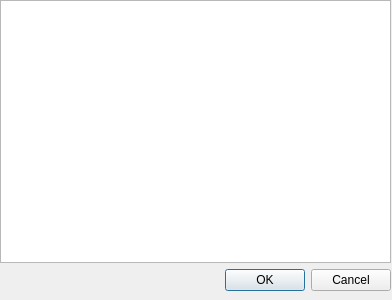
<?xml version="1.0" encoding="UTF-8"?>
<ui version="4.0">
 <class>PrereqGroupSelector</class>
 <widget class="QDialog" name="PrereqGroupSelector">
  <property name="geometry">
   <rect>
    <x>0</x>
    <y>0</y>
    <width>392</width>
    <height>300</height>
   </rect>
  </property>
  <property name="windowTitle">
   <string>选择前置国策组</string>
  </property>
  <widget class="QWidget" name="verticalLayoutWidget">
   <property name="geometry">
    <rect>
     <x>0</x>
     <y>0</y>
     <width>391</width>
     <height>291</height>
    </rect>
   </property>
   <layout class="QVBoxLayout" name="verticalLayout">
    <item>
     <widget class="QListWidget" name="listWidget"/>
    </item>
    <item>
     <widget class="QDialogButtonBox" name="buttonBox">
      <property name="standardButtons">
       <set>QDialogButtonBox::StandardButton::Cancel|QDialogButtonBox::StandardButton::Ok</set>
      </property>
     </widget>
    </item>
   </layout>
  </widget>
 </widget>
 <resources/>
 <connections/>
</ui>
